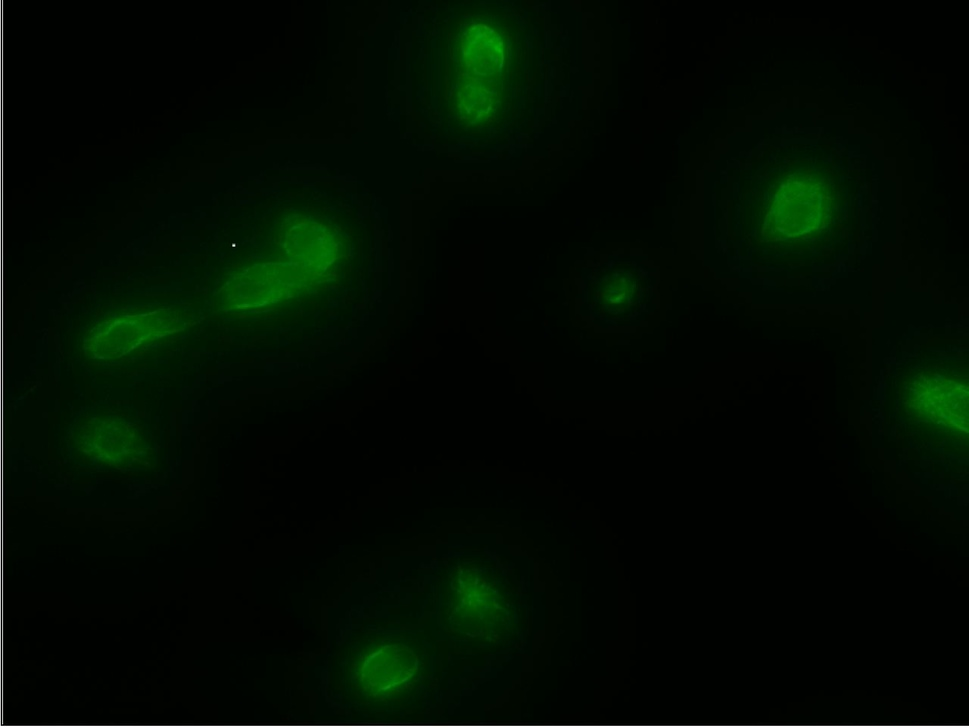
#> input picture 1.jpg, 969 x 728 px, shrunk from 1280 x 962 before the run
$ python count_it.py
#> lines starting #> are read from the running program, lines starting #| are printed output that depends on the picture; after the words box and inside, x2 and y2 are one past the last pixel; in counts of white or black regions, pixels touching at a corner belong together
import cv2
import numpy as np
import matplotlib.pyplot as plt
from PIL import Image

# Загружаем изображение и преобразуем его в оттенки серого:

img = cv2.imread('1.jpg')
#> img is the input picture: shape (728, 969, 3); mean B, G, R 1.5, 11.7, 1.6
gray_img = cv2.cvtColor(img, cv2.COLOR_BGR2GRAY)
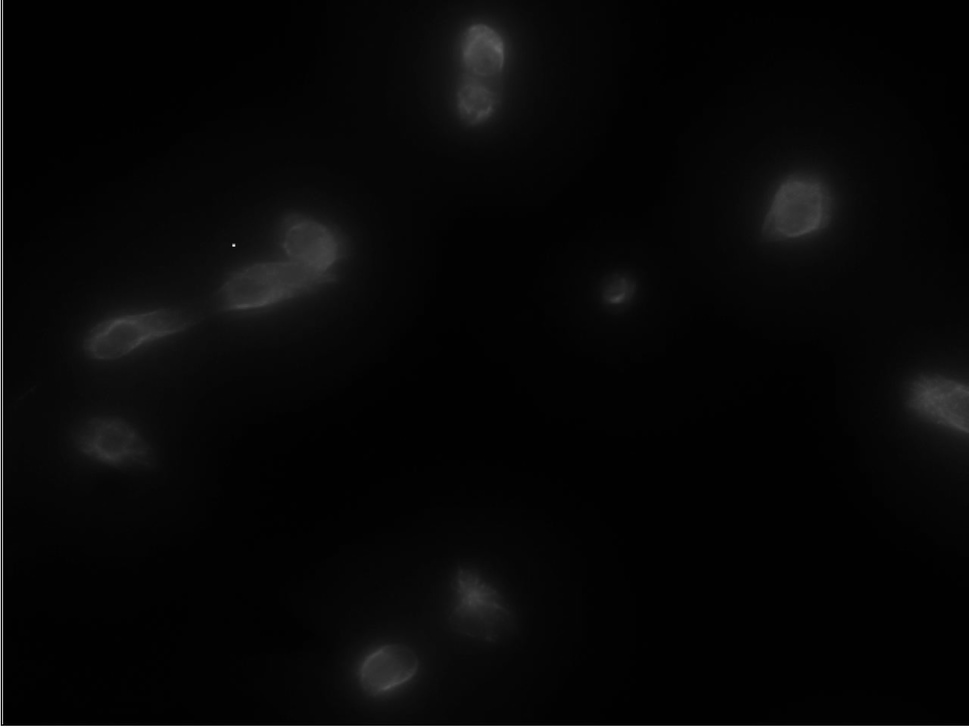
#> gray_img: shape (728, 969); min 0, max 255, mean 7.4


# Применяем фильтр Гаусса для уменьшения шумов на изображении:

blur_img = cv2.GaussianBlur(gray_img,(5,5),0)


# Выполняем адаптивную бинаризацию для выделения ярких областей на фотографии (в данном случае используется метод Otsu):

thresh_adapt =cv2.adaptiveThreshold(blur_img ,255,cv2.ADAPTIVE_THRESH_GAUSSIAN_C,\
            cv2.THRESH_BINARY_INV,11,8)
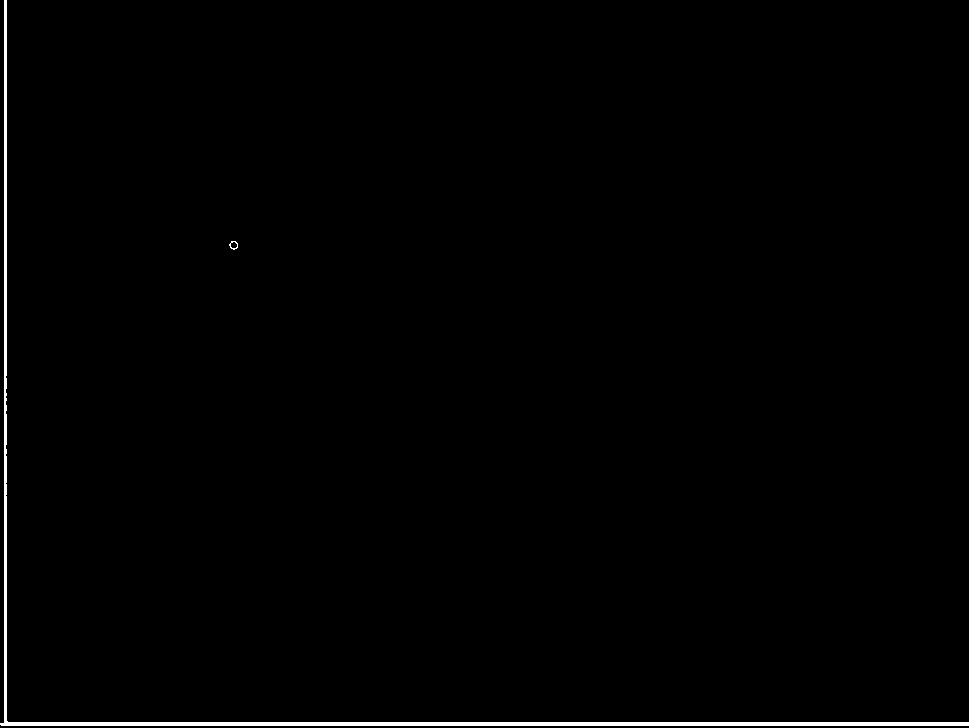
#> thresh_adapt: shape (728, 969); 0.86% white; 2 white regions
ret3,img_otsu=cv2.threshold(thresh_adapt ,0 ,255,cv2.THRESH_BINARY+cv2.THRESH_OTSU)
#> ret3 = 0


contours,hierarchy= cv2.findContours(img_otsu,cv2.RETR_LIST,cv2.CHAIN_APPROX_SIMPLE)
#> contours = 3 contours; box (x1, y1, x2, y2) and area: (0, 0, 969, 726) 4323, (229, 241, 238, 250) 48, (230, 241, 238, 249) 38
count = len(contours)
#> count = 3


print(f"Количество ярких пятен на фотографии: {count}")
#| Количество ярких пятен на фотографии: 3


fig, ax = plt.subplots(nrows=2, ncols=2)
ax[0][0].imshow(img)
ax[0][1].imshow(gray_img)
ax[1][0].imshow(blur_img)
ax[1][1].imshow(thresh_adapt)
# ax[1][1].imshow(img_otsu)

# plt.imshow(img)
# plt.imshow(gray_img, cmap='gray')
plt.show()
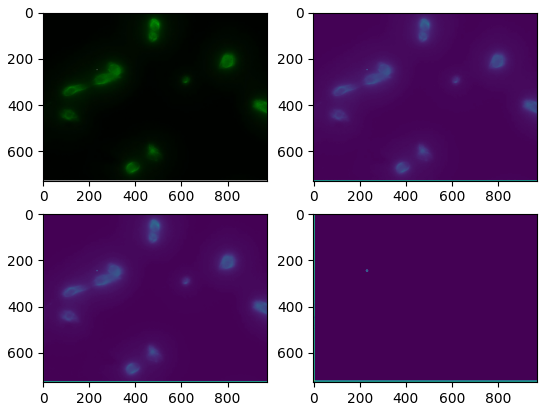
#> figure drawn by matplotlib, 4 panels; B, G, R data is drawn as R, G, B
# print(img)


# Для решения данной задачи можно использовать библиотеку OpenCV, которая позволяет работать с изображениями. Алгоритм работы программы будет следующим:

# 1. Импортируем необходимые библиотеки:

# ```python
# import cv2
# import numpy as np
# ```

# 2. Загружаем изображение и преобразуем его в оттенки серого:

# ```python
# img = cv2.imread('image.jpg')
# gray_img = cv2.cvtColor(img, cv2.COLOR_BGR2GRAY)
# ```

# 3. Применяем фильтр Гаусса для уменьшения шумов на изображении:

# ```python
# blur_img = cv.GaussianBlur(gray_img,(5,5),0)
# ```

# 4. Выполняем адаптивную бинаризацию для выделения ярких областей на фотографии (в данном случае используется метод Otsu):

# ```python
# thresh_adapt =cv.adaptiveThreshold(blur_img ,255,cv.ADAPTIVE_THRESH_GAUSSIAN_C,\
#             cv.THRESH_BINARY_INV,11,8)
# ret3,img_otsu=cv.threshold(thresh_adapt ,0 ,255,cv.THRESH_BINARY+cv.THRESH_OTSU)
# ```
# В результате выполнения этого шага мы получаем двоичное (черно-белое) изображение.

# 5. Найдём контуры объектов на получившейся картинке и посчитаем количество найденных контуров:

#  ``` python
# contours,hierarchy= cv.findContours(img_otsu,cv.RETR_LIST,cv.CHAIN_APPROX_SIMPLE)
# count = len(contours)
# ```

# 6. Выводим результат:

# ```python
# print(f"Количество ярких пятен на фотографии: {count}")
# ```

# В итоге, программа будет выводить количество найденных ярких пятен на изображении.
